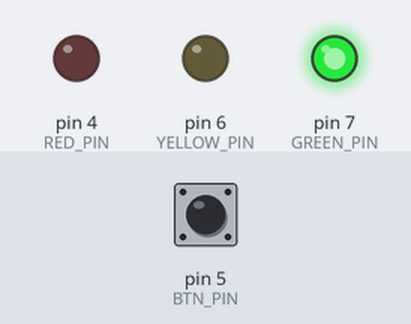
Recording of a sketch running on a simulated Arduino Uno, built with avr-gcc and run on an emulated ATmega328P. Shown: output pins drawn as LEDs (lit = HIGH). The inputs (shaded band) are chosen by the test bench; at power-on: pin 5 (BTN_PIN) HIGH.

Above: at 1.2 s.
1.3 s: pin 5 (BTN_PIN) pulled LOW for 0.15 s
At 6.3 s:
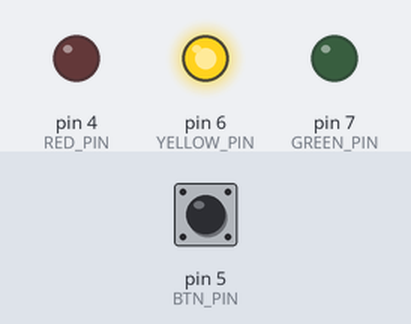
At 7.9 s:
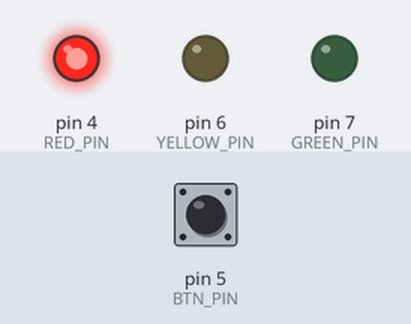
Timing chart, 0 to 16.0 s (numbered marks = the images above; inputs shaded):
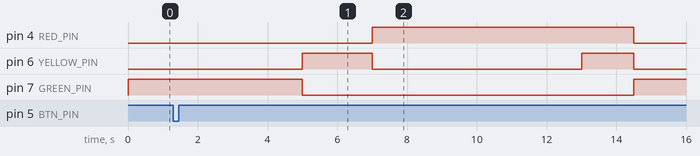

The sketch:

l21_fsm.ino
```cpp
const int RED_PIN = 4;
const int YELLOW_PIN = 6;
const int GREEN_PIN = 7;
const int BTN_PIN = 5;                        // кнопка пешехода

enum class State { GREEN, YELLOW, RED, RED_YELLOW };

State state = State::GREEN;
uint32_t enteredAt = 0;                       // когда вошли в текущее состояние
bool request = false;                         // пешеход нажал кнопку

void enter(State s) {                         // единственное место смены состояния
  state = s;
  enteredAt = millis();
  digitalWrite(RED_PIN,    s == State::RED || s == State::RED_YELLOW);
  digitalWrite(YELLOW_PIN, s == State::YELLOW || s == State::RED_YELLOW);
  digitalWrite(GREEN_PIN,  s == State::GREEN);
}

void setup() {
  pinMode(RED_PIN, OUTPUT);
  pinMode(YELLOW_PIN, OUTPUT);
  pinMode(GREEN_PIN, OUTPUT);
  pinMode(BTN_PIN, INPUT_PULLUP);
  enter(State::GREEN);
}

void loop() {
  if (digitalRead(BTN_PIN) == LOW) request = true;   // событие запоминаем
  uint32_t t = millis() - enteredAt;                 // время в текущем состоянии

  switch (state) {
    case State::GREEN:                               // машины едут, пока нет запроса
      if (request && t > 5000) enter(State::YELLOW);
      break;
    case State::YELLOW:
      if (t > 2000) enter(State::RED);
      break;
    case State::RED:                                 // пешеходы идут
      if (t > 6000) { request = false; enter(State::RED_YELLOW); }
      break;
    case State::RED_YELLOW:
      if (t > 1500) enter(State::GREEN);
      break;
  }
}
```

Measured:
- after the input at 1.3 s, pin 4 (RED_PIN): LOW → HIGH after 5.7 s, → LOW 7.5 s later; pin 6 (YELLOW_PIN): LOW → HIGH after 3.7 s, → LOW 2.0 s later, → HIGH 6.0 s later, → LOW 1.5 s later; pin 7 (GREEN_PIN): HIGH → LOW after 3.7 s, → HIGH 9.5 s later
